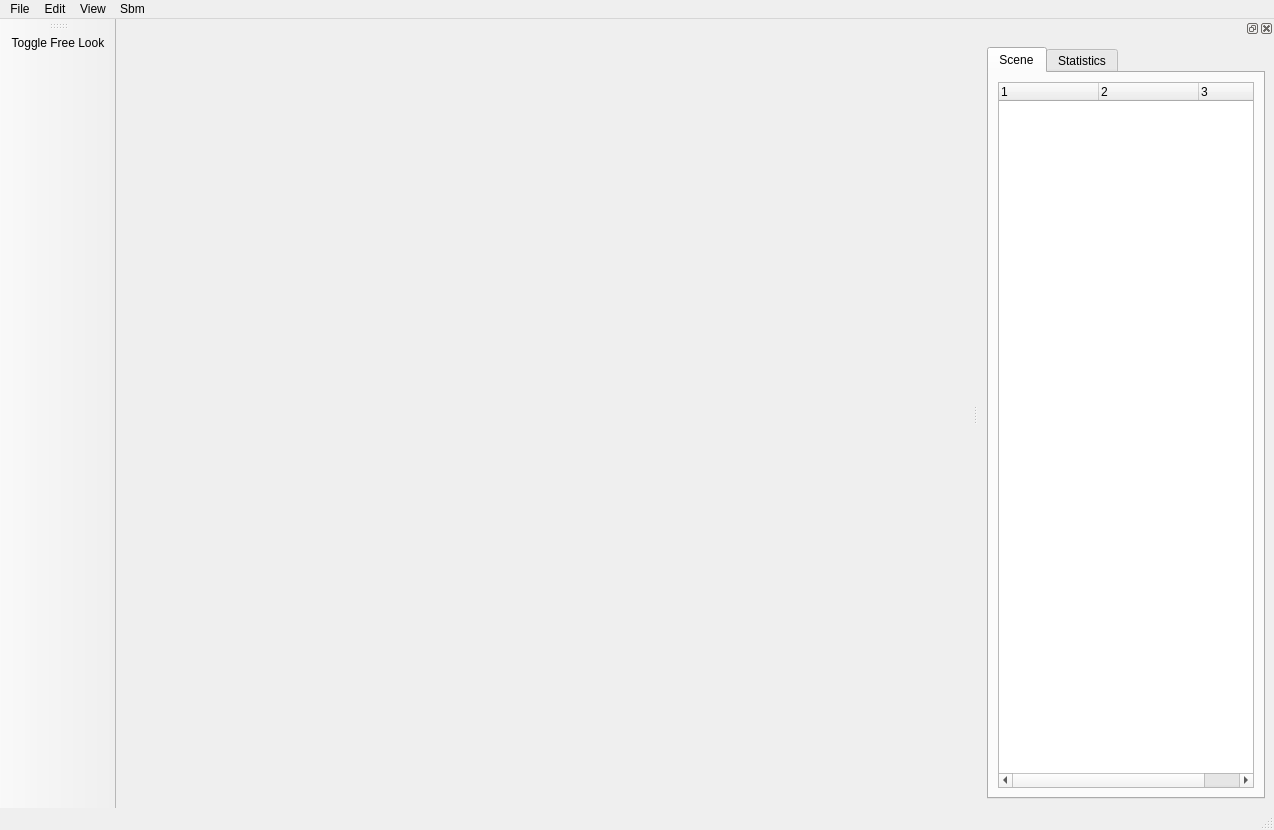
<?xml version="1.0" encoding="UTF-8"?>
<ui version="4.0">
 <class>MainWindow</class>
 <widget class="QMainWindow" name="MainWindow">
  <property name="geometry">
   <rect>
    <x>0</x>
    <y>0</y>
    <width>1274</width>
    <height>830</height>
   </rect>
  </property>
  <property name="baseSize">
   <size>
    <width>1274</width>
    <height>830</height>
   </size>
  </property>
  <property name="windowTitle">
   <string>Smartbody Debugger</string>
  </property>
  <widget class="QWidget" name="centralwidget">
   <layout class="QHBoxLayout" name="horizontalLayout_3">
    <item>
     <widget class="QWidget" name="RenderView" native="true">
      <property name="minimumSize">
       <size>
        <width>500</width>
        <height>500</height>
       </size>
      </property>
      <property name="maximumSize">
       <size>
        <width>16777215</width>
        <height>16777215</height>
       </size>
      </property>
      <layout class="QHBoxLayout" name="horizontalLayout_2"/>
     </widget>
    </item>
   </layout>
  </widget>
  <widget class="QMenuBar" name="menubar">
   <property name="geometry">
    <rect>
     <x>0</x>
     <y>0</y>
     <width>1274</width>
     <height>21</height>
    </rect>
   </property>
   <widget class="QMenu" name="menuFile">
    <property name="title">
     <string>File</string>
    </property>
    <addaction name="actionConnect"/>
    <addaction name="actionDisconnect"/>
    <addaction name="actionSettings"/>
    <addaction name="actionExit"/>
   </widget>
   <widget class="QMenu" name="menuEdit">
    <property name="title">
     <string>Edit</string>
    </property>
   </widget>
   <widget class="QMenu" name="menuView">
    <property name="title">
     <string>View</string>
    </property>
   </widget>
   <widget class="QMenu" name="menuSbm">
    <property name="title">
     <string>Sbm</string>
    </property>
    <addaction name="actionData_Viewer"/>
    <addaction name="actionResource_Viewer"/>
    <addaction name="actionCommand_Window"/>
    <addaction name="actionUtils_Window"/>
    <addaction name="actionFace_Viewer"/>
   </widget>
   <addaction name="menuFile"/>
   <addaction name="menuEdit"/>
   <addaction name="menuView"/>
   <addaction name="menuSbm"/>
  </widget>
  <widget class="QStatusBar" name="statusbar"/>
  <widget class="QToolBar" name="toolBar">
   <property name="windowTitle">
    <string>toolBar</string>
   </property>
   <attribute name="toolBarArea">
    <enum>LeftToolBarArea</enum>
   </attribute>
   <attribute name="toolBarBreak">
    <bool>false</bool>
   </attribute>
   <addaction name="actionToggleFreeLookCamera"/>
  </widget>
  <widget class="QDockWidget" name="sceneDockWidget">
   <property name="maximumSize">
    <size>
     <width>524287</width>
     <height>524287</height>
    </size>
   </property>
   <property name="layoutDirection">
    <enum>Qt::LeftToRight</enum>
   </property>
   <attribute name="dockWidgetArea">
    <number>2</number>
   </attribute>
   <widget class="QWidget" name="dockWidgetContents">
    <layout class="QHBoxLayout" name="horizontalLayout">
     <item>
      <widget class="QTabWidget" name="sceneTab">
       <property name="sizePolicy">
        <sizepolicy hsizetype="Expanding" vsizetype="Expanding">
         <horstretch>0</horstretch>
         <verstretch>0</verstretch>
        </sizepolicy>
       </property>
       <property name="minimumSize">
        <size>
         <width>0</width>
         <height>0</height>
        </size>
       </property>
       <property name="maximumSize">
        <size>
         <width>16777215</width>
         <height>16777215</height>
        </size>
       </property>
       <property name="layoutDirection">
        <enum>Qt::LeftToRight</enum>
       </property>
       <property name="currentIndex">
        <number>0</number>
       </property>
       <widget class="QWidget" name="tab">
        <attribute name="title">
         <string>Scene</string>
        </attribute>
        <layout class="QHBoxLayout" name="horizontalLayout_4">
         <item>
          <widget class="QTreeWidget" name="sceneTree">
           <property name="sizePolicy">
            <sizepolicy hsizetype="Expanding" vsizetype="Expanding">
             <horstretch>0</horstretch>
             <verstretch>0</verstretch>
            </sizepolicy>
           </property>
           <property name="minimumSize">
            <size>
             <width>0</width>
             <height>0</height>
            </size>
           </property>
           <property name="maximumSize">
            <size>
             <width>16777215</width>
             <height>16777215</height>
            </size>
           </property>
           <property name="layoutDirection">
            <enum>Qt::LeftToRight</enum>
           </property>
           <property name="horizontalScrollBarPolicy">
            <enum>Qt::ScrollBarAsNeeded</enum>
           </property>
           <property name="editTriggers">
            <set>QAbstractItemView::DoubleClicked|QAbstractItemView::EditKeyPressed</set>
           </property>
           <property name="horizontalScrollMode">
            <enum>QAbstractItemView::ScrollPerPixel</enum>
           </property>
           <property name="rootIsDecorated">
            <bool>true</bool>
           </property>
           <property name="columnCount">
            <number>3</number>
           </property>
           <attribute name="headerVisible">
            <bool>true</bool>
           </attribute>
           <attribute name="headerCascadingSectionResizes">
            <bool>false</bool>
           </attribute>
           <column>
            <property name="text">
             <string notr="true">1</string>
            </property>
           </column>
           <column>
            <property name="text">
             <string notr="true">2</string>
            </property>
           </column>
           <column>
            <property name="text">
             <string notr="true">3</string>
            </property>
           </column>
          </widget>
         </item>
        </layout>
       </widget>
       <widget class="QWidget" name="statisticsTab">
        <attribute name="title">
         <string>Statistics</string>
        </attribute>
        <widget class="QLabel" name="cameraPositionLabel">
         <property name="geometry">
          <rect>
           <x>10</x>
           <y>50</y>
           <width>211</width>
           <height>31</height>
          </rect>
         </property>
         <property name="text">
          <string>Camera Pos:</string>
         </property>
        </widget>
        <widget class="QLabel" name="networkFpsLabel">
         <property name="geometry">
          <rect>
           <x>10</x>
           <y>30</y>
           <width>121</width>
           <height>16</height>
          </rect>
         </property>
         <property name="text">
          <string>Network Fps:</string>
         </property>
        </widget>
        <widget class="QLabel" name="rendererFpsLabel">
         <property name="enabled">
          <bool>true</bool>
         </property>
         <property name="geometry">
          <rect>
           <x>10</x>
           <y>10</y>
           <width>121</width>
           <height>16</height>
          </rect>
         </property>
         <property name="text">
          <string>Renderer Fps:</string>
         </property>
        </widget>
       </widget>
      </widget>
     </item>
    </layout>
   </widget>
  </widget>
  <action name="actionConnect">
   <property name="text">
    <string>&amp;Connect</string>
   </property>
   <property name="toolTip">
    <string>Connect to a Smartbody Process</string>
   </property>
   <property name="shortcut">
    <string>Ctrl+C</string>
   </property>
  </action>
  <action name="actionToggleFreeLookCamera">
   <property name="icon">
    <iconset>
     <normaloff>../images/monkey_on_128x128.png</normaloff>../images/monkey_on_128x128.png</iconset>
   </property>
   <property name="text">
    <string>Toggle Free Look</string>
   </property>
   <property name="toolTip">
    <string>Toggle Free Look</string>
   </property>
  </action>
  <action name="actionSettings">
   <property name="text">
    <string>&amp;Settings</string>
   </property>
   <property name="shortcut">
    <string>Ctrl+S</string>
   </property>
  </action>
  <action name="actionDisconnect">
   <property name="enabled">
    <bool>false</bool>
   </property>
   <property name="text">
    <string>&amp;Disconnect</string>
   </property>
   <property name="shortcut">
    <string>Ctrl+D</string>
   </property>
  </action>
  <action name="actionExit">
   <property name="text">
    <string>E&amp;xit</string>
   </property>
   <property name="shortcut">
    <string>Ctrl+Q</string>
   </property>
  </action>
  <action name="actionResource_Viewer">
   <property name="text">
    <string>&amp;Resource Viewer</string>
   </property>
   <property name="shortcut">
    <string>Ctrl+R</string>
   </property>
  </action>
  <action name="actionCommand_Window">
   <property name="text">
    <string>Command Window</string>
   </property>
  </action>
  <action name="actionData_Viewer">
   <property name="text">
    <string>D&amp;ata Viewer</string>
   </property>
   <property name="shortcut">
    <string>Ctrl+A</string>
   </property>
  </action>
  <action name="actionUtils_Window">
   <property name="text">
    <string>U&amp;tils Window</string>
   </property>
   <property name="shortcut">
    <string>Ctrl+T</string>
   </property>
  </action>
  <action name="actionFace_Viewer">
   <property name="text">
    <string>Face Viewer</string>
   </property>
   <property name="shortcut">
    <string>Ctrl+F</string>
   </property>
  </action>
 </widget>
 <resources/>
 <connections/>
</ui>
